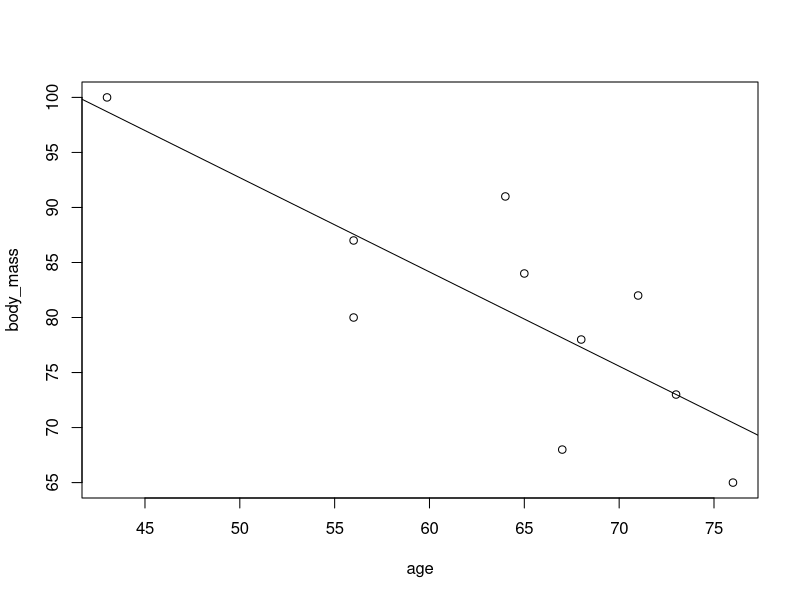

Generate this figure with R:
age = c(71,64,43,67,56,73,68,56,76,65)
body_mass = c(82,91,100,68,87,73,78,80,65,84)

# Plot data into graph
plot(age, body_mass)

# Linear regression model
linear_model = lm(body_mass ~ age)

# Calculates coefficients of linear model
coef(linear_model)

# Draws the linear regression model line
abline(linear_model)

# Shows summary - Intercept, residuals, coefficient of determination, etc.
summary(linear_model)
